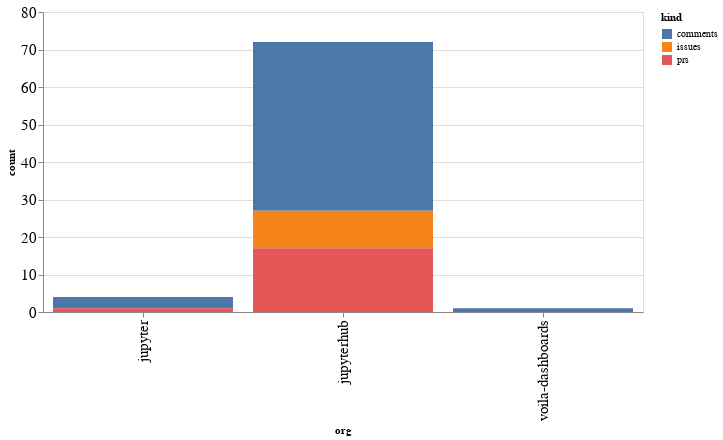

The notebook cell saved with this chart:
### Code cell
alt.Chart(org_summaries, width=600).mark_bar().encode(
    x='org',
    y='count',
    color='kind',
    tooltip="org"
)

### Figure 1 — Vega-Lite specification as saved in the notebook (floating-point values rounded to 4 significant figures)
{"config": {"axisLeft": {"labelFontSize": 15}, "axisBottom": {"labelFontSize": 15}}, "data": {"name": "data-b71e49209eae3a8758168655dd9d923f"}, "mark": "bar", "encoding": {"color": {"type": "nominal", "field": "kind"}, "tooltip": {"type": "nominal", "field": "org"}, "x": {"type": "nominal", "field": "org"}, "y": {"type": "quantitative", "field": "count"}}, "width": 600, "$schema": "https://vega.github.io/schema/vega-lite/v4.8.1.json", "datasets": {"data-b71e49209eae3a8758168655dd9d923f": [{"org": "jupyter", "kind": "comments", "count": 3}, {"org": "jupyter", "kind": "prs", "count": 1}, {"org": "jupyterhub", "kind": "comments", "count": 45}, {"org": "jupyterhub", "kind": "issues", "count": 10}, {"org": "jupyterhub", "kind": "prs", "count": 17}, {"org": "voila-dashboards", "kind": "comments", "count": 1}]}}
